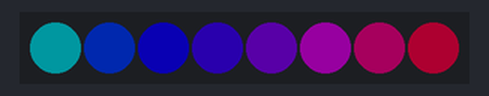
A sketch run on a simulated Arduino Uno, built with avr-gcc and run on an emulated ATmega328P. Shown: 8 RGB LEDs in strip order, left to right. Dim RGB values are drawn brighter than linear.

Above: at 0.19 s.
At 1.87 s:
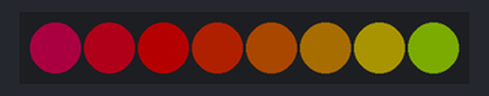
At 3.39 s:
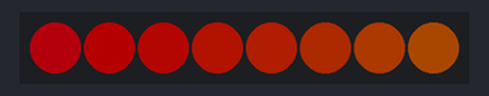
At 7.4 s:
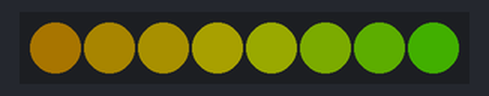
At 9.39 s:
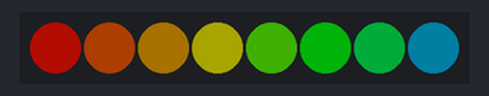
At 11.84 s:
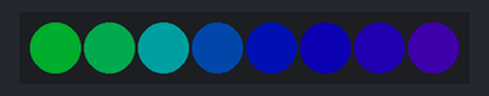
Timing chart, 0 to 40.0 s (numbered marks = the images above):
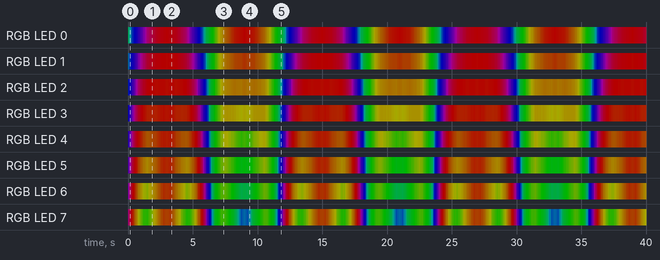

Measured:
- by itself, everything shown: repeats every 12.0 s, in 180 steps

The sketch:

rainbow_beat.ino
```cpp
/* rainbow_beat for FastLED

By: Andrew Tuline

Date: July, 2015

A rainbow moving back and forth using FastLED function calls with no delays or 'for' loops. Very simple, yet effective.

*/


#include "FastLED.h"                                          // FastLED library.

#if FASTLED_VERSION < 3001000
#error "Requires FastLED 3.1 or later; check github for latest code."
#endif

// Fixed definitions cannot change on the fly.
#define LED_DT 5                                             // Serial data pin
#define LED_CK 11                                             // Clock pin for WS2801 or APA102
#define COLOR_ORDER GRB                                       // It's GRB for WS2812B and BGR for APA102
#define LED_TYPE WS2812                                       // What kind of strip are you using (APA102, WS2801 or WS2812B)?
#define NUM_LEDS 8                                           // Number of LED's

// Initialize changeable global variables.
uint8_t max_bright = 64;                                     // Overall brightness definition. It can be changed on the fly.

struct CRGB leds[NUM_LEDS];                                   // Initialize our LED array.


void setup() {
  LEDS.addLeds<LED_TYPE, LED_DT, COLOR_ORDER>(leds, NUM_LEDS);         // For WS2812B
  //LEDS.addLeds<LED_TYPE, LED_DT, LED_CK, COLOR_ORDER>(leds, NUM_LEDS);   // For APA102 or WS2801
  FastLED.setBrightness(max_bright);
  set_max_power_in_volts_and_milliamps(5, 500);               // FastLED Power management set at 5V, 500mA
} // setup()


void loop () {
    rainbow_beat();
    show_at_max_brightness_for_power();
} // loop()


void rainbow_beat() {
  uint8_t beatA = beatsin8(5, 0, 255);                        // Starting hue
  uint8_t beatB = beatsin8(15, 4, 20);                        // Delta hue between LED's
  fill_rainbow(leds, NUM_LEDS, beatA, beatB);                 // Use FastLED's fill_rainbow routine.
} // rainbow_beat()
```
